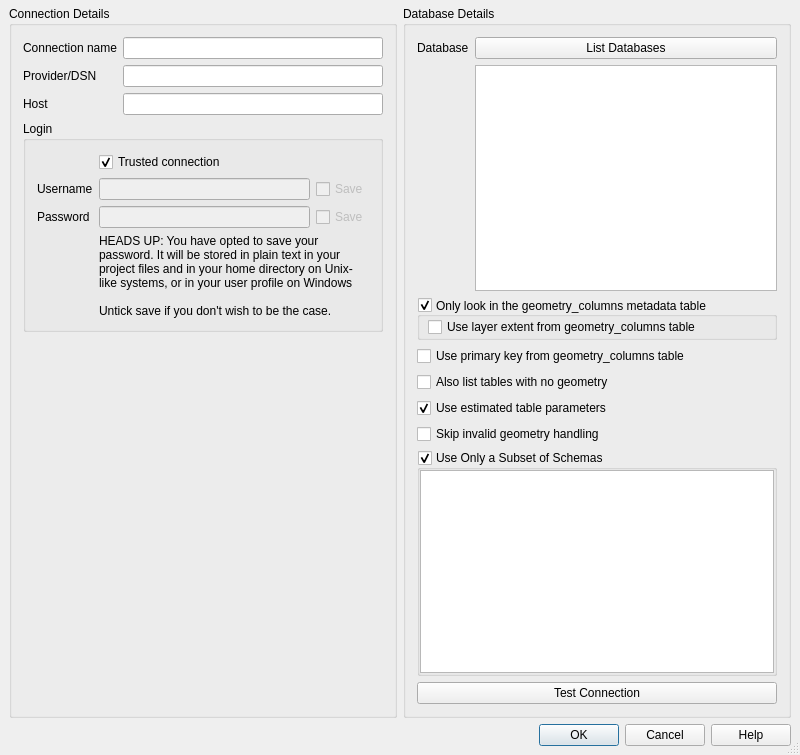
<?xml version="1.0" encoding="UTF-8"?>
<ui version="4.0">
 <class>QgsMssqlNewConnectionBase</class>
 <widget class="QDialog" name="QgsMssqlNewConnectionBase">
  <property name="geometry">
   <rect>
    <x>0</x>
    <y>0</y>
    <width>800</width>
    <height>755</height>
   </rect>
  </property>
  <property name="sizePolicy">
   <sizepolicy hsizetype="MinimumExpanding" vsizetype="MinimumExpanding">
    <horstretch>0</horstretch>
    <verstretch>0</verstretch>
   </sizepolicy>
  </property>
  <property name="windowTitle">
   <string>Create a New MS SQL Server Connection</string>
  </property>
  <property name="sizeGripEnabled">
   <bool>true</bool>
  </property>
  <property name="modal">
   <bool>true</bool>
  </property>
  <layout class="QGridLayout">
   <property name="leftMargin">
    <number>9</number>
   </property>
   <property name="topMargin">
    <number>0</number>
   </property>
   <property name="rightMargin">
    <number>9</number>
   </property>
   <property name="bottomMargin">
    <number>9</number>
   </property>
   <property name="spacing">
    <number>6</number>
   </property>
   <item row="0" column="0" colspan="2">
    <widget class="QgsMessageBar" name="bar" native="true"/>
   </item>
   <item row="1" column="0">
    <widget class="QGroupBox" name="GroupBox1">
     <property name="title">
      <string>Connection Details</string>
     </property>
     <layout class="QFormLayout" name="formLayout">
      <item row="0" column="0">
       <widget class="QLabel" name="TextLabel1_2">
        <property name="text">
         <string>Connection name</string>
        </property>
       </widget>
      </item>
      <item row="0" column="1">
       <widget class="QLineEdit" name="txtName">
        <property name="toolTip">
         <string>Name of the new connection</string>
        </property>
       </widget>
      </item>
      <item row="1" column="0">
       <widget class="QLabel" name="label">
        <property name="text">
         <string>Provider/DSN</string>
        </property>
       </widget>
      </item>
      <item row="1" column="1">
       <widget class="QLineEdit" name="txtService"/>
      </item>
      <item row="2" column="0">
       <widget class="QLabel" name="TextLabel1">
        <property name="text">
         <string>Host</string>
        </property>
       </widget>
      </item>
      <item row="2" column="1">
       <widget class="QLineEdit" name="txtHost"/>
      </item>
      <item row="4" column="0">
       <widget class="QLabel" name="label_2">
        <property name="text">
         <string/>
        </property>
       </widget>
      </item>
      <item row="3" column="0" colspan="2">
       <widget class="QGroupBox" name="groupBox">
        <property name="title">
         <string>Login</string>
        </property>
        <property name="flat">
         <bool>true</bool>
        </property>
        <layout class="QFormLayout" name="formLayout_2">
         <item row="0" column="1">
          <widget class="QCheckBox" name="cb_trustedConnection">
           <property name="text">
            <string>Trusted connection</string>
           </property>
           <property name="checked">
            <bool>true</bool>
           </property>
          </widget>
         </item>
         <item row="1" column="0">
          <widget class="QLabel" name="TextLabel3">
           <property name="text">
            <string>Username</string>
           </property>
          </widget>
         </item>
         <item row="1" column="1">
          <layout class="QHBoxLayout" name="horizontalLayout">
           <property name="topMargin">
            <number>0</number>
           </property>
           <item>
            <widget class="QLineEdit" name="txtUsername">
             <property name="enabled">
              <bool>false</bool>
             </property>
            </widget>
           </item>
           <item>
            <widget class="QCheckBox" name="chkStoreUsername">
             <property name="enabled">
              <bool>false</bool>
             </property>
             <property name="text">
              <string>Save</string>
             </property>
            </widget>
           </item>
          </layout>
         </item>
         <item row="2" column="0">
          <widget class="QLabel" name="TextLabel3_2">
           <property name="text">
            <string>Password</string>
           </property>
          </widget>
         </item>
         <item row="2" column="1">
          <layout class="QHBoxLayout" name="horizontalLayout_2">
           <property name="topMargin">
            <number>0</number>
           </property>
           <item>
            <widget class="QgsPasswordLineEdit" name="txtPassword">
             <property name="enabled">
              <bool>false</bool>
             </property>
             <property name="echoMode">
              <enum>QLineEdit::Password</enum>
             </property>
            </widget>
           </item>
           <item>
            <widget class="QCheckBox" name="chkStorePassword">
             <property name="enabled">
              <bool>false</bool>
             </property>
             <property name="text">
              <string>Save</string>
             </property>
            </widget>
           </item>
          </layout>
         </item>
         <item row="3" column="1">
          <widget class="QLabel" name="lblWarning">
           <property name="sizePolicy">
            <sizepolicy hsizetype="Ignored" vsizetype="Ignored">
             <horstretch>0</horstretch>
             <verstretch>0</verstretch>
            </sizepolicy>
           </property>
           <property name="text">
            <string>HEADS UP: You have opted to save your password. It will be stored in plain text in your project files and in your home directory on Unix-like systems, or in your user profile on Windows

Untick save if you don't wish to be the case.</string>
           </property>
           <property name="wordWrap">
            <bool>true</bool>
           </property>
          </widget>
         </item>
        </layout>
       </widget>
      </item>
     </layout>
    </widget>
   </item>
   <item row="1" column="1">
    <widget class="QGroupBox" name="groupBox_2">
     <property name="title">
      <string>Database Details</string>
     </property>
     <layout class="QFormLayout" name="formLayout_3">
      <item row="0" column="0">
       <widget class="QLabel" name="TextLabel2">
        <property name="text">
         <string>Database</string>
        </property>
       </widget>
      </item>
      <item row="0" column="1">
       <widget class="QPushButton" name="btnListDatabase">
        <property name="text">
         <string>List Databases</string>
        </property>
       </widget>
      </item>
      <item row="1" column="1">
       <widget class="QListWidget" name="listDatabase"/>
      </item>
      <item row="2" column="0" colspan="2">
       <widget class="QGroupBox" name="groupBoxGeometryColumns">
        <property name="title">
         <string>Only look in the geometry_columns metadata table</string>
        </property>
        <property name="alignment">
         <set>Qt::AlignLeading|Qt::AlignLeft|Qt::AlignVCenter</set>
        </property>
        <property name="flat">
         <bool>false</bool>
        </property>
        <property name="checkable">
         <bool>true</bool>
        </property>
        <property name="checked">
         <bool>true</bool>
        </property>
        <layout class="QVBoxLayout" name="verticalLayout_2">
         <property name="spacing">
          <number>0</number>
         </property>
         <property name="leftMargin">
          <number>8</number>
         </property>
         <property name="topMargin">
          <number>0</number>
         </property>
         <property name="rightMargin">
          <number>0</number>
         </property>
         <property name="bottomMargin">
          <number>0</number>
         </property>
         <item>
          <widget class="QCheckBox" name="checkBoxExtentFromGeometryColumns">
           <property name="toolTip">
            <string>If checked, Hake Geospatial will skip extent calculation when loading layers and thus speeds up loading time. This requires manually setting the extent in dedicated columns (qgis_xmin, qgis_xmax, qgis_ymin, qgis_ymax) in the geometry_columns metadata table.</string>
           </property>
           <property name="text">
            <string>Use layer extent from geometry_columns table</string>
           </property>
          </widget>
         </item>
        </layout>
       </widget>
      </item>
      <item row="3" column="0" colspan="2">
       <widget class="QCheckBox" name="checkBoxPKFromGeometryColumns">
        <property name="toolTip">
         <string>If checked, Hake Geospatial will skip primary key calculation when loading views and thus speeds up loading time. This requires manually setting the primary key(s) name in a dedicated qgis_pkey column in the geometry_columns metadata table.</string>
        </property>
        <property name="text">
         <string>Use primary key from geometry_columns table</string>
        </property>
       </widget>
      </item>
      <item row="4" column="0" colspan="2">
       <widget class="QCheckBox" name="cb_allowGeometrylessTables">
        <property name="toolTip">
         <string>If checked, tables without a geometry column attached will also be shown in the available table lists.</string>
        </property>
        <property name="text">
         <string>Also list tables with no geometry</string>
        </property>
       </widget>
      </item>
      <item row="5" column="0" colspan="2">
       <widget class="QCheckBox" name="cb_useEstimatedMetadata">
        <property name="toolTip">
         <string>If checked, only estimated table metadata will be used. This avoids a slow table scan, but may result in incorrect layer properties such as layer extent.</string>
        </property>
        <property name="text">
         <string>Use estimated table parameters</string>
        </property>
        <property name="checked">
         <bool>true</bool>
        </property>
       </widget>
      </item>
      <item row="6" column="0" colspan="2">
       <widget class="QCheckBox" name="mCheckNoInvalidGeometryHandling">
        <property name="toolTip">
         <string>If checked, all handling of records with invalid geometry will be disabled. This speeds up the provider, however, if any invalid geometries are present in a table then the result is unpredictable and may include missing records. Only check this option if you are certain that all geometries present in the database are valid, and any newly added geometries or tables will also be valid.</string>
        </property>
        <property name="text">
         <string>Skip invalid geometry handling</string>
        </property>
        <property name="checked">
         <bool>false</bool>
        </property>
       </widget>
      </item>
      <item row="8" column="0" colspan="2">
       <widget class="QgsCollapsibleGroupBoxBasic" name="groupBoxSchemasFilter">
        <property name="title">
         <string>Use Only a Subset of Schemas</string>
        </property>
        <property name="flat">
         <bool>false</bool>
        </property>
        <property name="checkable">
         <bool>true</bool>
        </property>
        <layout class="QVBoxLayout" name="verticalLayout">
         <property name="spacing">
          <number>0</number>
         </property>
         <property name="leftMargin">
          <number>0</number>
         </property>
         <property name="topMargin">
          <number>0</number>
         </property>
         <property name="rightMargin">
          <number>0</number>
         </property>
         <property name="bottomMargin">
          <number>0</number>
         </property>
         <item>
          <widget class="QListView" name="schemaView"/>
         </item>
        </layout>
       </widget>
      </item>
      <item row="9" column="0" colspan="2">
       <widget class="QPushButton" name="btnConnect">
        <property name="text">
         <string>Test Connection</string>
        </property>
       </widget>
      </item>
     </layout>
    </widget>
   </item>
   <item row="2" column="0" colspan="2">
    <widget class="QDialogButtonBox" name="buttonBox">
     <property name="standardButtons">
      <set>QDialogButtonBox::Cancel|QDialogButtonBox::Help|QDialogButtonBox::Ok</set>
     </property>
    </widget>
   </item>
  </layout>
 </widget>
 <layoutdefault spacing="6" margin="11"/>
 <customwidgets>
  <customwidget>
   <class>QgsCollapsibleGroupBoxBasic</class>
   <extends>QGroupBox</extends>
   <header location="global">qgscollapsiblegroupbox.h</header>
   <container>1</container>
  </customwidget>
  <customwidget>
   <class>QgsMessageBar</class>
   <extends>QWidget</extends>
   <header>qgsmessagebar.h</header>
   <container>1</container>
  </customwidget>
  <customwidget>
   <class>QgsPasswordLineEdit</class>
   <extends>QLineEdit</extends>
   <header>qgspasswordlineedit.h</header>
  </customwidget>
 </customwidgets>
 <tabstops>
  <tabstop>txtName</tabstop>
  <tabstop>txtService</tabstop>
  <tabstop>txtHost</tabstop>
  <tabstop>cb_trustedConnection</tabstop>
  <tabstop>txtUsername</tabstop>
  <tabstop>chkStoreUsername</tabstop>
  <tabstop>txtPassword</tabstop>
  <tabstop>chkStorePassword</tabstop>
  <tabstop>btnListDatabase</tabstop>
  <tabstop>listDatabase</tabstop>
  <tabstop>groupBoxGeometryColumns</tabstop>
  <tabstop>checkBoxExtentFromGeometryColumns</tabstop>
  <tabstop>checkBoxPKFromGeometryColumns</tabstop>
  <tabstop>cb_allowGeometrylessTables</tabstop>
  <tabstop>cb_useEstimatedMetadata</tabstop>
  <tabstop>mCheckNoInvalidGeometryHandling</tabstop>
  <tabstop>groupBoxSchemasFilter</tabstop>
  <tabstop>schemaView</tabstop>
  <tabstop>btnConnect</tabstop>
 </tabstops>
 <resources/>
 <connections>
  <connection>
   <sender>buttonBox</sender>
   <signal>rejected()</signal>
   <receiver>QgsMssqlNewConnectionBase</receiver>
   <slot>reject()</slot>
   <hints>
    <hint type="sourcelabel">
     <x>322</x>
     <y>386</y>
    </hint>
    <hint type="destinationlabel">
     <x>391</x>
     <y>312</y>
    </hint>
   </hints>
  </connection>
  <connection>
   <sender>buttonBox</sender>
   <signal>accepted()</signal>
   <receiver>QgsMssqlNewConnectionBase</receiver>
   <slot>accept()</slot>
   <hints>
    <hint type="sourcelabel">
     <x>382</x>
     <y>386</y>
    </hint>
    <hint type="destinationlabel">
     <x>391</x>
     <y>287</y>
    </hint>
   </hints>
  </connection>
  <connection>
   <sender>cb_trustedConnection</sender>
   <signal>toggled(bool)</signal>
   <receiver>chkStoreUsername</receiver>
   <slot>setDisabled(bool)</slot>
   <hints>
    <hint type="sourcelabel">
     <x>148</x>
     <y>143</y>
    </hint>
    <hint type="destinationlabel">
     <x>306</x>
     <y>163</y>
    </hint>
   </hints>
  </connection>
  <connection>
   <sender>cb_trustedConnection</sender>
   <signal>toggled(bool)</signal>
   <receiver>chkStorePassword</receiver>
   <slot>setDisabled(bool)</slot>
   <hints>
    <hint type="sourcelabel">
     <x>126</x>
     <y>136</y>
    </hint>
    <hint type="destinationlabel">
     <x>312</x>
     <y>198</y>
    </hint>
   </hints>
  </connection>
  <connection>
   <sender>cb_trustedConnection</sender>
   <signal>toggled(bool)</signal>
   <receiver>txtUsername</receiver>
   <slot>setDisabled(bool)</slot>
   <hints>
    <hint type="sourcelabel">
     <x>129</x>
     <y>146</y>
    </hint>
    <hint type="destinationlabel">
     <x>129</x>
     <y>166</y>
    </hint>
   </hints>
  </connection>
  <connection>
   <sender>cb_trustedConnection</sender>
   <signal>toggled(bool)</signal>
   <receiver>txtPassword</receiver>
   <slot>setDisabled(bool)</slot>
   <hints>
    <hint type="sourcelabel">
     <x>94</x>
     <y>139</y>
    </hint>
    <hint type="destinationlabel">
     <x>95</x>
     <y>200</y>
    </hint>
   </hints>
  </connection>
  <connection>
   <sender>chkStorePassword</sender>
   <signal>toggled(bool)</signal>
   <receiver>lblWarning</receiver>
   <slot>setVisible(bool)</slot>
   <hints>
    <hint type="sourcelabel">
     <x>312</x>
     <y>186</y>
    </hint>
    <hint type="destinationlabel">
     <x>266</x>
     <y>241</y>
    </hint>
   </hints>
  </connection>
 </connections>
</ui>
